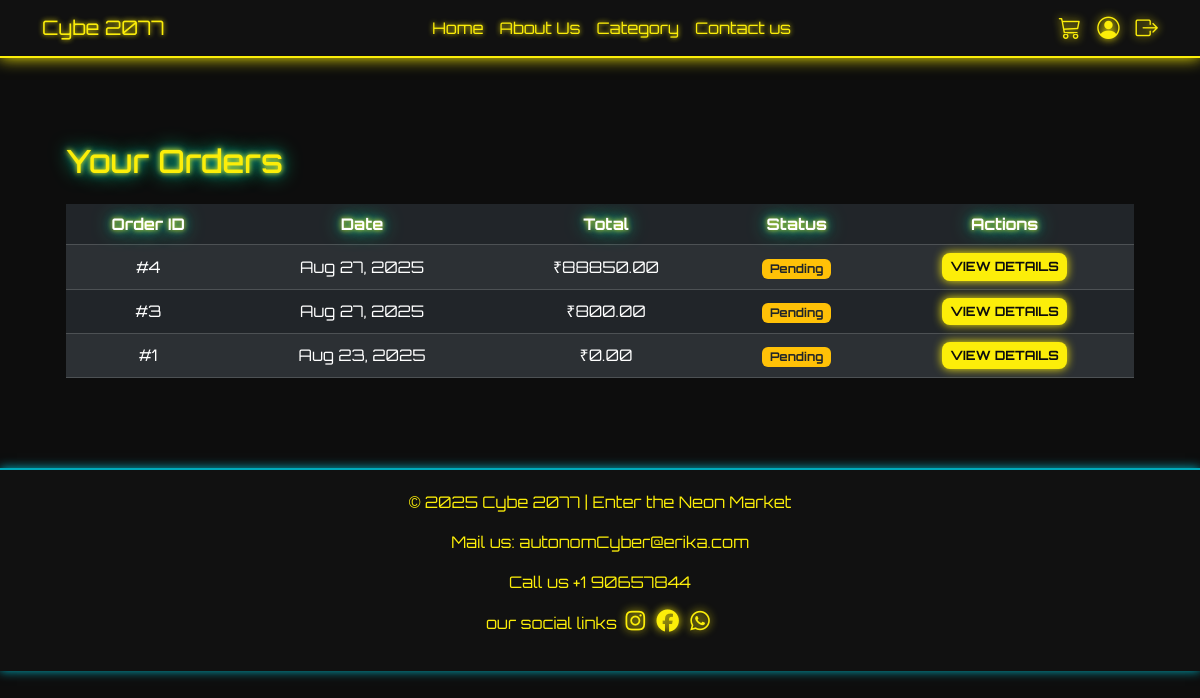
Page /orders/ (signed in) on the committed database.
### store/models.py (models this page shows, shortened)
class Order(models.Model):
    user = models.ForeignKey(User, on_delete=models.CASCADE)
    created_at = models.DateTimeField(auto_now_add=True)
    total_price = models.DecimalField(max_digits=10, decimal_places=2, default=0)
    status = models.CharField(max_length=20, choices=[
        ("Pending", "Pending"),
        ("Shipped", "Shipped"),
        ("Delivered", "Delivered"),
    ], default="Pending")

### store/views.py (the view)
# urls.py: path("orders/", views.order_history, name="order_history"),
@login_required
def order_history(request):
    orders = Order.objects.filter(user=request.user).order_by("-created_at")
    return render(request, "order_history.html", {"orders": orders})

### store/templates/order_history.html (shortened to what this page needs)
{% extends "base.html" %}
{% block content %}
<div class="container mt-5 neon-box p-4 rounded">
    <h2 class="neon-text mb-4"> Your Orders</h2>
    {% if orders %}
        <div class="table-responsive">
            <table class="table table-dark table-striped table-hover align-middle text-center rounded">
                <thead class="neon-text">
                    <tr>
                        <th>Order ID</th>
                        <th>Date</th>
                        <th>Total</th>
                        <th>Status</th>
                        <th>Actions</th>
                    </tr>
                </thead>
                <tbody>
                    {% for order in orders %}
                        <tr>
                            <td>#{{ order.id }}</td>
                            <td>{{ order.created_at|date:"M d, Y" }}</td>
                            <td> ₹{{ order.total_price }}</td>
                            <td>
                                {% if order.status == "Pending" %}
                                    <span class="badge bg-warning text-dark">Pending</span>
                                {% elif order.status == "Shipped" %}
                                    <span class="badge bg-info"> Shipped</span>
                                {% elif order.status == "Delivered" %}
                                    <span class="badge bg-success">Delivered</span>
                                {% else %}
                                    <span class="badge bg-secondary">Unknown</span>
                                {% endif %}
                            </td>
                            <td>
                                <a href="{% url 'order_detail' order.id %}" class="btn btn-sm btn-primary">
                                     View Details
                                </a>
                            </td>
                        </tr>
                    {% endfor %}
                </tbody>
            </table>
        </div>
    {% else %}
        <p class="text-center text-white"> No orders yet. Once you checkout, they’ll appear here.</p>
    {% endif %}
</div>
{% endblock %}

### store/templates/base.html (style rules this page uses)
body { background-color: #0d0d0d; color: #e0e0e0; font-family: 'Orbitron', sans-serif; padding-top: 70px; }
.btn { border-radius: 8px; font-weight: bold; text-transform: uppercase; font-size: 0.8rem; transition: all 0.3s; }
.btn-primary { background: #fcee09; color: #0d0d0d; border: none; box-shadow: 0 0 10px #fcee09; }
h1, h2, h3, h4, h5 { color: #fcee09; text-shadow: 0 0 10px #00aabb; }
.neon-text { color: #fcee09; text-shadow: 0 0 5px #fcee09, 0 0 10px #00aabb, 0 0 20px #00ff9c; }

### rows in the picture
Order: id "4", created_at "Aug 27, 2025", total_price "88850.00", status "Pending"
Order: id "3", created_at "Aug 27, 2025", total_price "800.00", status "Pending"
Order: id "1", created_at "Aug 23, 2025", total_price "0.00", status "Pending"
